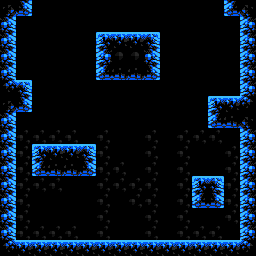

This is a level from a 2D game, rendered from its Tiled map with the project's own tilesets. A one-line summary and the map file follow, with tile-layer data summarised:
An orthogonal 16x16 tile map with 16x16 px tiles, 2 tile layers (end, main), 2 tilesets and 3 objects (t_0, pumpkin_dera_crewman, weredrahk).

<map version="1.0" orientation="orthogonal" renderorder="right-down" width="16" height="16" tilewidth="16" tileheight="16" nextobjectid="9">
 <properties>
  <property name="isStart" type="bool" value="true" />
 </properties>
 <tileset firstgid="1" source="../corpus.tsx" />
 <tileset firstgid="12097" source="../../connectors.tsx" />
 <layer name="end" width="16" height="16">
  <data>[256 cells, 49 non-empty, 1 distinct tile ids]</data>
 </layer>
 <layer name="main" width="16" height="16">
  <data>[256 cells, 78 non-empty, 13 distinct tile ids]</data>
 </layer>
 <objectgroup name="connectors">
  <object id="6" type="t_0" gid="12098" x="16" y="16" width="16" height="16" />
 </objectgroup>
 <objectgroup name="enemies">
  <object id="7" type="pumpkin_dera_crewman" x="48" y="112" width="32" height="32" />
  <object id="8" type="weredrahk" x="112" y="208" width="32" height="32" />
 </objectgroup>
</map>
